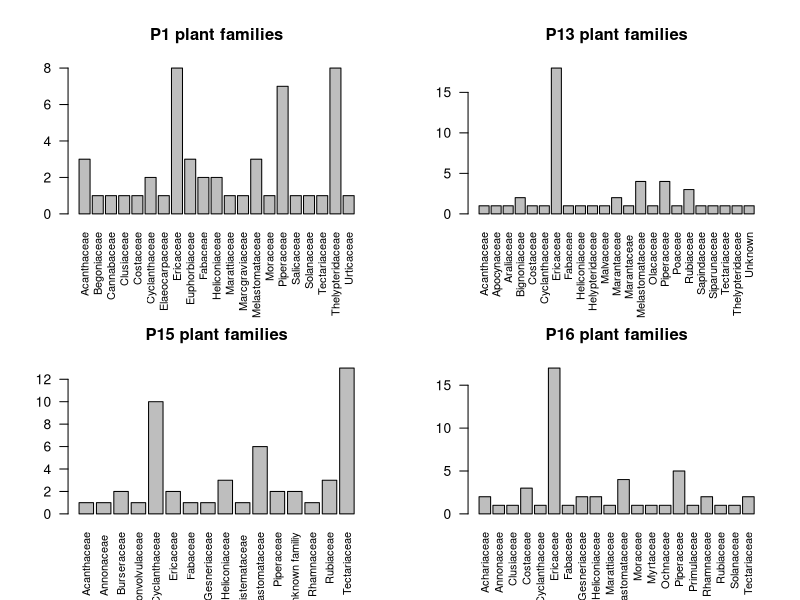
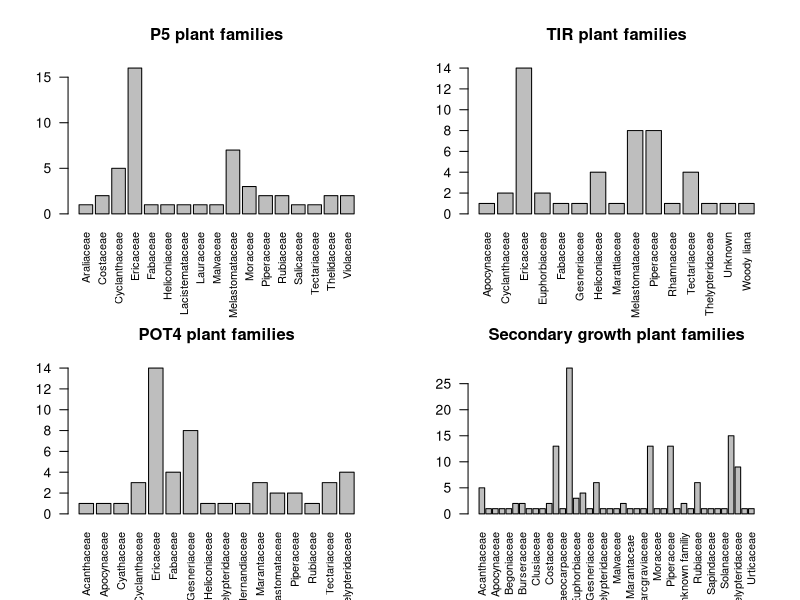
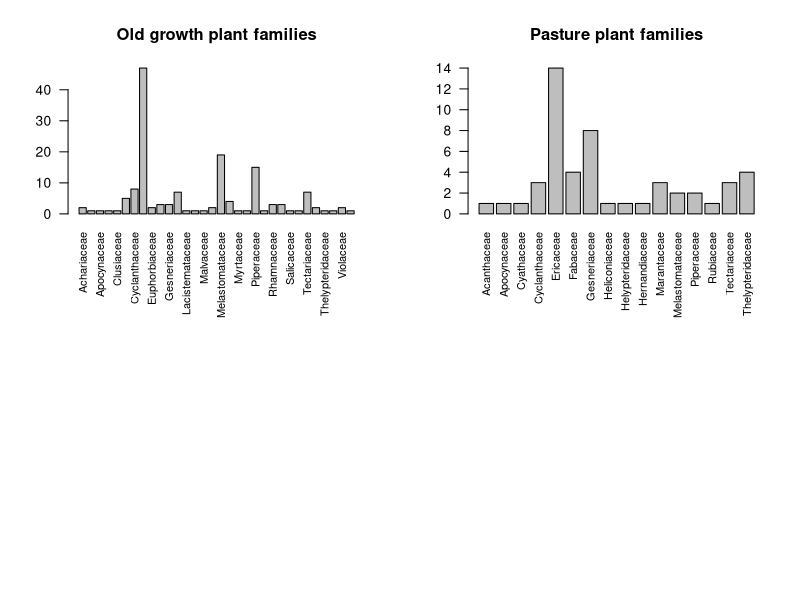

These figures' R source, in order:
##Habitat visualizations
habitat = read.csv("data/habitat_data.csv")
Pref=read.csv("data/pref-raw.csv")
str(habitat)
str(Pref)
table(unique(Pref$site))


#Create subsets
P1 = subset(habitat, site=="P1")
P13 = subset(habitat, site=="P13")
P15 = subset(habitat, site=="P15")
P16 = subset(habitat, site=="P16")
POT4 = subset(habitat, site=="POT4")
TIR = subset(habitat, site=="TIR")
P5 = subset(habitat, site=="P5")
secondary = subset(habitat, habitat=="secondary")
old.growth=subset(habitat, habitat=="old")
pasture=subset(habitat,habitat=="pasture")

#Isolate the vegetation
P1veg=table(P1$family)
P13veg=table(P13$family)
P15veg=table(P15$family)
P16veg=table(P16$family)
P5veg=table(P5$family)
TIRveg=table(TIR$family)
POT4veg=table(POT4$family)
secondaryveg = table(secondary$family)
oldveg = table(old.growth$family)
pastureveg = table(pasture$family)

#Create the barplots
par(mfrow=c(2,2))
barplot(P1veg[P1veg>0], las=2, main = "P1 plant families",cex.names=0.8)
barplot(P13veg[P13veg>0], las=2, main = "P13 plant families",cex.names=0.8)
barplot(P15veg[P15veg>0], las=2, main = "P15 plant families",cex.names=0.8)
barplot(P16veg[P16veg>0], las=2, main = "P16 plant families",cex.names=0.8)
barplot(P5veg[P5veg>0], las=2, main = "P5 plant families",cex.names=0.8)
barplot(TIRveg[TIRveg>0], las=2, main = "TIR plant families",cex.names=0.8)
barplot(POT4veg[POT4veg>0], las=2, main = "POT4 plant families",cex.names=0.8)
barplot(secondaryveg[secondaryveg>0], las=2, main = "Secondary growth plant families",cex.names=0.8)
barplot(oldveg[oldveg>0], las=2, main = "Old growth plant families",cex.names=0.8)
barplot(pastureveg[pastureveg>0], las=2, main = "Pasture plant families",cex.names=0.8)

#Count how many different families in each
library(plyr)
count.families=matrix(c(count(old.growth$family), count(secondary$family), count(pasture$family),
                        count(P1$family),count(P5$family), count(P13$family), count(P15$family), 
                        count(P16$family), count(TIR$family), count(POT4$family))); colnames(count.families)=c(count)
no.families=matrix(c(32,41,16,21,17,23,16,20,15,16));rownames(no.families)=c("old.growth","secondary","pasture","P1","P5","P13","P15","P16","TIR","POT4");
colnames(no.families)=c("count")
no.families
